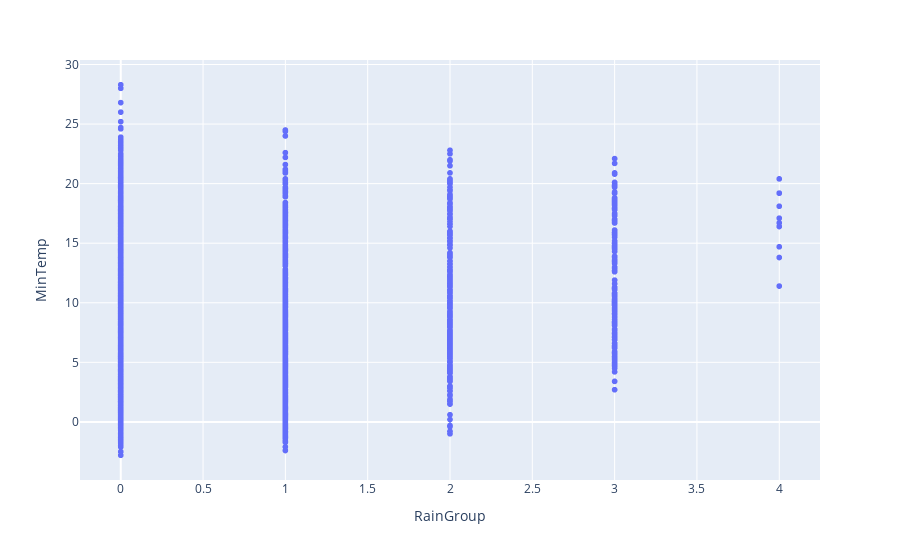

This figure's notebook cell:
### Code cell
# The 'MinTemp' column is plotted against the 'RainGroup' column from the 'ext_weather_data' DataFrame
fig = px.scatter(ext_weather_data, y="MinTemp", x="RainGroup")
fig.show()

### Figure 1 — Plotly figure (JSON) as saved in the notebook; plotly's stock layout.template omitted (floating-point values rounded to 4 significant figures; data arrays with more than 128 entries replaced by an {"elided": "..."} marker saying what was removed)
{"data": [{"hovertemplate": "RainGroup=%{x}<br>MinTemp=%{y}<extra></extra>", "legendgroup": "", "marker": {"color": "#636efa", "symbol": "circle"}, "mode": "markers", "name": "", "showlegend": false, "type": "scattergl", "x": {"elided": "3040 int values"}, "xaxis": "x", "y": {"elided": "3040 float values"}, "yaxis": "y"}], "layout": {"legend": {"tracegroupgap": 0}, "margin": {"t": 60}, "xaxis": {"anchor": "y", "domain": [0, 1], "title": {"text": "RainGroup"}}, "yaxis": {"anchor": "x", "domain": [0, 1], "title": {"text": "MinTemp"}}}}
